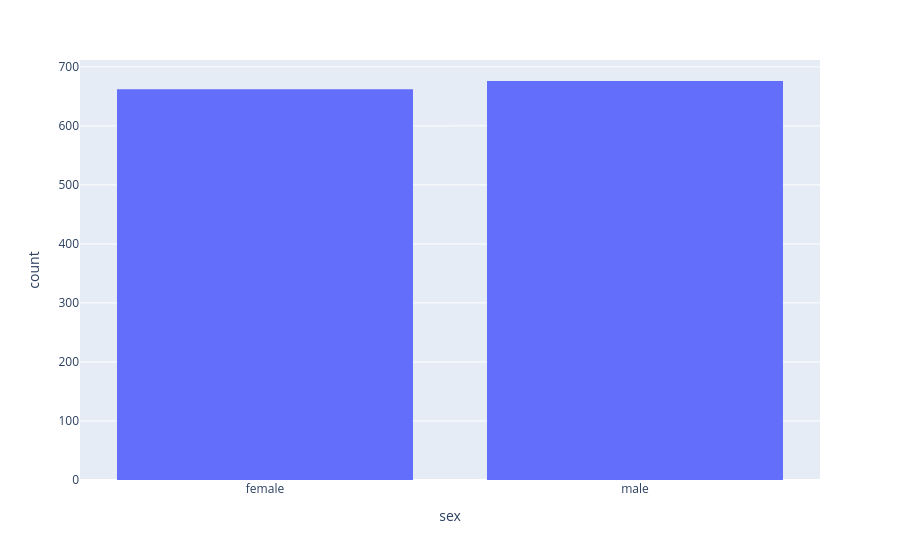

Here is the notebook cell this chart was saved with:
### Code cell
px.histogram(df, x='sex')

### Figure 1 — Plotly figure (JSON) as saved in the notebook; plotly's stock layout.template omitted (floating-point values rounded to 4 significant figures; data arrays with more than 128 entries replaced by an {"elided": "..."} marker saying what was removed)
{"data": [{"bingroup": "x", "hovertemplate": "sex=%{x}<br>count=%{y}<extra></extra>", "legendgroup": "", "marker": {"color": "#636efa", "pattern": {"shape": ""}}, "name": "", "orientation": "v", "showlegend": false, "type": "histogram", "x": {"elided": "1338 str values"}, "xaxis": "x", "yaxis": "y"}], "layout": {"barmode": "relative", "legend": {"tracegroupgap": 0}, "margin": {"t": 60}, "xaxis": {"anchor": "y", "domain": [0, 1], "title": {"text": "sex"}}, "yaxis": {"anchor": "x", "domain": [0, 1], "title": {"text": "count"}}}}
